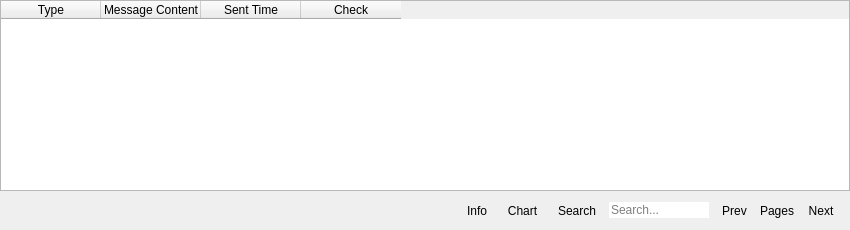
<?xml version="1.0" encoding="UTF-8"?>
<ui version="4.0">
 <class>DataTable</class>
 <widget class="QWidget" name="DataTable">
  <property name="geometry">
   <rect>
    <x>0</x>
    <y>0</y>
    <width>850</width>
    <height>230</height>
   </rect>
  </property>
  <property name="windowTitle">
   <string notr="true">DataTable</string>
  </property>
  <layout class="QVBoxLayout" name="verticalLayout">
   <property name="spacing">
    <number>0</number>
   </property>
   <property name="leftMargin">
    <number>0</number>
   </property>
   <property name="topMargin">
    <number>0</number>
   </property>
   <property name="rightMargin">
    <number>0</number>
   </property>
   <property name="bottomMargin">
    <number>0</number>
   </property>
   <item>
    <widget class="QTableWidget" name="table">
     <property name="minimumSize">
      <size>
       <width>850</width>
       <height>0</height>
      </size>
     </property>
     <property name="frameShadow">
      <enum>QFrame::Raised</enum>
     </property>
     <property name="horizontalScrollBarPolicy">
      <enum>Qt::ScrollBarAlwaysOff</enum>
     </property>
     <property name="editTriggers">
      <set>QAbstractItemView::NoEditTriggers</set>
     </property>
     <column>
      <property name="text">
       <string>Type</string>
      </property>
     </column>
     <column>
      <property name="text">
       <string>Message Content</string>
      </property>
     </column>
     <column>
      <property name="text">
       <string>Sent Time</string>
      </property>
     </column>
     <column>
      <property name="text">
       <string>Check</string>
      </property>
     </column>
    </widget>
   </item>
   <item>
    <widget class="QWidget" name="pagination" native="true">
     <layout class="QHBoxLayout" name="horizontalLayout">
      <item>
       <spacer name="horizontalSpacer">
        <property name="orientation">
         <enum>Qt::Horizontal</enum>
        </property>
        <property name="sizeHint" stdset="0">
         <size>
          <width>40</width>
          <height>20</height>
         </size>
        </property>
       </spacer>
      </item>
      <item>
       <widget class="QToolButton" name="infoButton">
        <property name="text">
         <string notr="true">Info</string>
        </property>
        <property name="autoRaise">
         <bool>true</bool>
        </property>
       </widget>
      </item>
      <item>
       <widget class="QToolButton" name="chartButton">
        <property name="text">
         <string notr="true">Chart</string>
        </property>
        <property name="autoRaise">
         <bool>true</bool>
        </property>
       </widget>
      </item>
      <item>
       <widget class="QToolButton" name="searchButton">
        <property name="text">
         <string notr="true">Search</string>
        </property>
        <property name="autoRaise">
         <bool>true</bool>
        </property>
       </widget>
      </item>
      <item>
       <widget class="QLineEdit" name="search">
        <property name="maximumSize">
         <size>
          <width>100</width>
          <height>16777215</height>
         </size>
        </property>
        <property name="styleSheet">
         <string notr="true">border: 0;</string>
        </property>
        <property name="inputMethodHints">
         <set>Qt::ImhDate</set>
        </property>
        <property name="placeholderText">
         <string>Search...</string>
        </property>
        <property name="clearButtonEnabled">
         <bool>true</bool>
        </property>
       </widget>
      </item>
      <item>
       <widget class="QToolButton" name="prevButton">
        <property name="text">
         <string notr="true">Prev</string>
        </property>
        <property name="autoRaise">
         <bool>true</bool>
        </property>
        <property name="arrowType">
         <enum>Qt::NoArrow</enum>
        </property>
       </widget>
      </item>
      <item>
       <widget class="QLabel" name="pagesLabel">
        <property name="text">
         <string notr="true">Pages</string>
        </property>
       </widget>
      </item>
      <item>
       <widget class="QToolButton" name="nextButton">
        <property name="text">
         <string notr="true">Next</string>
        </property>
        <property name="autoRaise">
         <bool>true</bool>
        </property>
       </widget>
      </item>
     </layout>
    </widget>
   </item>
  </layout>
 </widget>
 <resources/>
 <connections/>
</ui>
